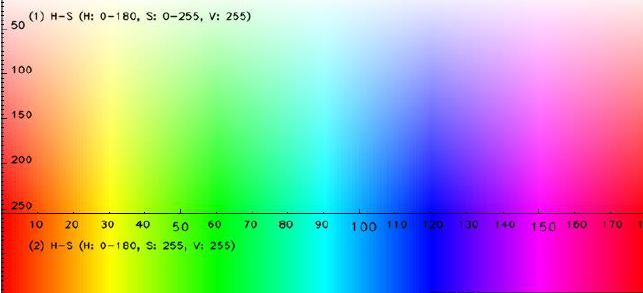
#> input picture Object Detection/Capture.PNG, 643 x 293 px, given in place of the camera
$ jupyter execute Untitled1.ipynb
#> lines starting #> are read from the running program, lines starting #| are printed output that depends on the picture; after the words box and inside, x2 and y2 are one past the last pixel; in counts of white or black regions, pixels touching at a corner belong together
[cell 1]
import cv2
import numpy as np

# Specifying upper and lower ranges of color to detect in hsv format
lower = np.array([15, 150, 20])
upper = np.array([35, 255, 255]) # (These ranges will detect Yellow)

# Capturing webcam footage
webcam_video = cv2.VideoCapture(0)

while True:
    success, video = webcam_video.read() # Reading webcam footage
#> video is the input picture: shape (293, 643, 3); mean B, G, R 169.5, 168.6, 167.7

    img = cv2.cvtColor(video, cv2.COLOR_BGR2HSV) # Converting BGR image to HSV format
#> img: shape (293, 643, 3); mean H, S, V 89.4, 167.6, 250.3

    mask = cv2.inRange(img, lower, upper) # Masking the image to find our color
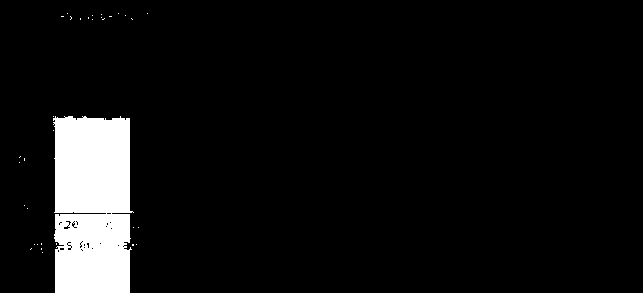
#> mask: shape (293, 643); 6.9% white; 34 white regions (33 under 20 px)

    mask_contours, hierarchy = cv2.findContours(mask, cv2.RETR_EXTERNAL, cv2.CHAIN_APPROX_SIMPLE) # Finding contours in mask image
#> mask_contours = 34 contours, 33 with area under 20; largest, box (x1, y1, x2, y2) and area: (53, 116, 134, 293) 12678

    # Finding position of all contours
    if len(mask_contours) != 0:
        for mask_contour in mask_contours:
            if cv2.contourArea(mask_contour) > 500:
                x, y, w, h = cv2.boundingRect(mask_contour)
                cv2.rectangle(video, (x, y), (x + w, y + h), (0, 0, 255), 3) #drawing rectangle
#> this loop made 34 passes
#> (x, y, w, h) on pass 18: (53, 116, 81, 177)
#> mask_contour on passes 1 to 6: [[42, 252]], [[41, 248], [41, 249]], [[31, 248], [30, 249]], [[136, 244]], [[132, 244], [132, 245], [133, 245], [133, 244]], [[37, 244]]
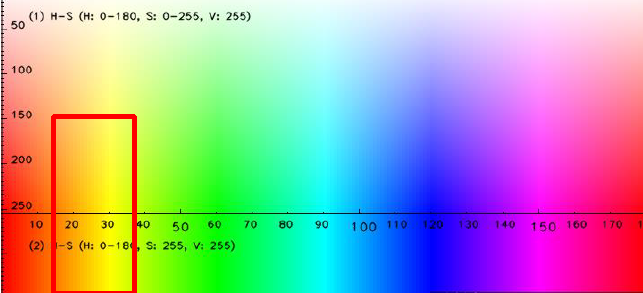
#> video: shape (293, 643, 3); 1.23% of pixels changed, all inside (x1, y1, x2, y2) = (51, 114, 137, 293)

    cv2.imshow("mask image", mask) # Displaying mask image

    cv2.imshow("window", video) # Displaying webcam image

    cv2.waitKey(1)
